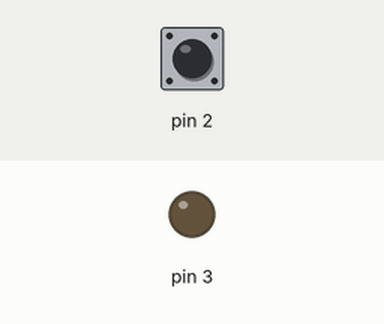
This sketch was run on a simulated Arduino Uno, built with avr-gcc and run on an emulated ATmega328P. Shown: output pins drawn as LEDs (lit = HIGH). The inputs (shaded band) are chosen by the test bench; at power-on: pin 2 LOW.

Above: at 1.2 s.
1.3 s: pin 2 pulled HIGH for 0.15 s
At 1.7 s:
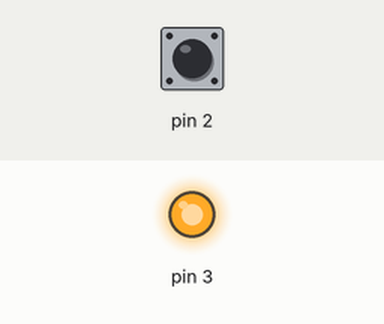
2.9 s: pin 2 pulled HIGH for 1 s
At 4.1 s:
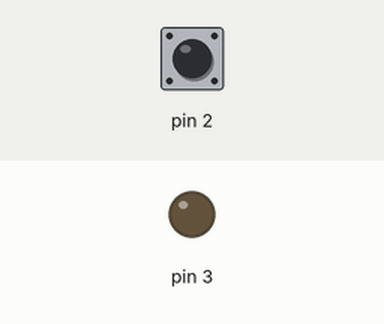
5.4 s: pin 2 pulled HIGH for 3.2 s
At 6.0 s:
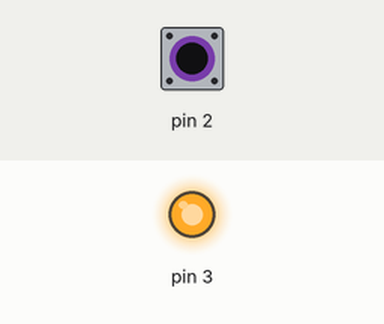
Timing chart, 0 to 8.4 s (numbered marks = the images above; inputs shaded):
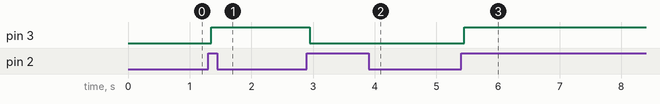

The sketch:

debouncing.ino
```cpp
/**
 * debouncing.ino
 *
 * debouncing code that doesn't rely on delays.
 *
 * author:  alex shenfield
 * date:    03/11/2020
 */

// set some debounce variables for our button
int curr_button_state = LOW;
int last_button_state = LOW;

unsigned long last_debounce_time = 0;
unsigned long debounce_delay = 50;

int led_state = LOW;

// set up code
void setup()
{
  // declare appropriate pins
  pinMode(2, INPUT);
  pinMode(3, OUTPUT);
}

// main program loop
void loop()
{
  check_button();
  digitalWrite(3, led_state);
}

// check button function
void check_button()
{
  // get the state of the button
  int reading = digitalRead(2);

  // if the button state changed then reset the deboucing timer
  if (reading != last_button_state)
  {
    last_debounce_time = millis();
  }

  // if the reading has been there longer than the debounce delay,
  // then it is a valid state
  if ((millis() - last_debounce_time) > debounce_delay)
  {
    // so if the button state has changed
    if (reading != curr_button_state)
    {
      // then update it
      curr_button_state = reading;

      // if the button has been pressed then toggle the led
      if (curr_button_state == HIGH)
      {
        led_state = !led_state;
      }
    }
  }

  // update last button state
  last_button_state = reading;
}
```

Measured:
- after the input at 1.3 s, pin 3: LOW → HIGH after 0.05 s
- after the input at 2.9 s, pin 3: HIGH → LOW after 0.05 s
- after the input at 5.4 s, pin 3: LOW → HIGH after 0.05 s
